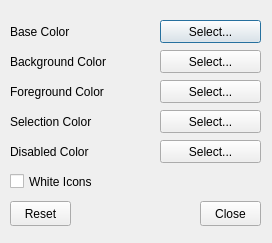
<?xml version="1.0" encoding="UTF-8"?>
<ui version="4.0">
 <class>PaletteEditor</class>
 <widget class="QDialog" name="palette">
  <property name="geometry">
   <rect>
    <x>0</x>
    <y>0</y>
    <width>272</width>
    <height>243</height>
   </rect>
  </property>
  <property name="windowTitle">
   <string>Palette Editor</string>
  </property>
  <property name="windowIcon">
   <iconset resource="../resources.qrc">
    <normaloff>:/icons/icon.svg</normaloff>:/icons/icon.svg</iconset>
  </property>
  <widget class="QPushButton" name="base">
   <property name="geometry">
    <rect>
     <x>160</x>
     <y>20</y>
     <width>101</width>
     <height>23</height>
    </rect>
   </property>
   <property name="text">
    <string>Select...</string>
   </property>
  </widget>
  <widget class="QLabel" name="base_label">
   <property name="geometry">
    <rect>
     <x>10</x>
     <y>23</y>
     <width>121</width>
     <height>17</height>
    </rect>
   </property>
   <property name="text">
    <string>Base Color</string>
   </property>
  </widget>
  <widget class="QLabel" name="back_label">
   <property name="geometry">
    <rect>
     <x>10</x>
     <y>53</y>
     <width>151</width>
     <height>17</height>
    </rect>
   </property>
   <property name="text">
    <string>Background Color</string>
   </property>
  </widget>
  <widget class="QLabel" name="fore_label">
   <property name="geometry">
    <rect>
     <x>10</x>
     <y>83</y>
     <width>131</width>
     <height>17</height>
    </rect>
   </property>
   <property name="text">
    <string>Foreground Color</string>
   </property>
  </widget>
  <widget class="QPushButton" name="back">
   <property name="geometry">
    <rect>
     <x>160</x>
     <y>50</y>
     <width>101</width>
     <height>23</height>
    </rect>
   </property>
   <property name="text">
    <string>Select...</string>
   </property>
  </widget>
  <widget class="QPushButton" name="fore">
   <property name="geometry">
    <rect>
     <x>160</x>
     <y>80</y>
     <width>101</width>
     <height>23</height>
    </rect>
   </property>
   <property name="text">
    <string>Select...</string>
   </property>
  </widget>
  <widget class="QPushButton" name="close">
   <property name="geometry">
    <rect>
     <x>200</x>
     <y>201</y>
     <width>61</width>
     <height>25</height>
    </rect>
   </property>
   <property name="text">
    <string>Close</string>
   </property>
  </widget>
  <widget class="QPushButton" name="reset">
   <property name="geometry">
    <rect>
     <x>10</x>
     <y>201</y>
     <width>61</width>
     <height>25</height>
    </rect>
   </property>
   <property name="text">
    <string>Reset</string>
   </property>
  </widget>
  <widget class="QCheckBox" name="whiteicons">
   <property name="geometry">
    <rect>
     <x>10</x>
     <y>170</y>
     <width>251</width>
     <height>23</height>
    </rect>
   </property>
   <property name="text">
    <string>White Icons</string>
   </property>
  </widget>
  <widget class="QPushButton" name="sel">
   <property name="geometry">
    <rect>
     <x>160</x>
     <y>110</y>
     <width>101</width>
     <height>23</height>
    </rect>
   </property>
   <property name="text">
    <string>Select...</string>
   </property>
  </widget>
  <widget class="QLabel" name="sel_label">
   <property name="geometry">
    <rect>
     <x>10</x>
     <y>113</y>
     <width>131</width>
     <height>17</height>
    </rect>
   </property>
   <property name="text">
    <string>Selection Color</string>
   </property>
  </widget>
  <widget class="QPushButton" name="disabled">
   <property name="geometry">
    <rect>
     <x>160</x>
     <y>140</y>
     <width>101</width>
     <height>23</height>
    </rect>
   </property>
   <property name="text">
    <string>Select...</string>
   </property>
  </widget>
  <widget class="QLabel" name="disabled_label">
   <property name="geometry">
    <rect>
     <x>10</x>
     <y>143</y>
     <width>131</width>
     <height>17</height>
    </rect>
   </property>
   <property name="text">
    <string>Disabled Color</string>
   </property>
  </widget>
 </widget>
 <tabstops>
  <tabstop>base</tabstop>
  <tabstop>back</tabstop>
  <tabstop>fore</tabstop>
  <tabstop>sel</tabstop>
  <tabstop>whiteicons</tabstop>
  <tabstop>reset</tabstop>
  <tabstop>close</tabstop>
 </tabstops>
 <resources>
  <include location="../resources.qrc"/>
 </resources>
 <connections/>
</ui>
